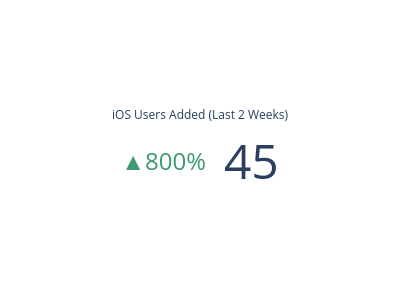

Notebook source saved alongside this figure:
### Code cell
import plotly.graph_objects as go

fig = go.Figure(go.Indicator(
    mode="number+delta",
    value=len(ios_added_in_last_2_weeks),
    delta={'reference': len(ios_added_last_period), 'relative': True, 'position': "left"},
    title={"text": "iOS Users Added (Last 2 Weeks)"},
    number={'font': {'size': 48}},
    domain={'x': [0, 1], 'y': [0, 1]}
))
fig.update_layout(paper_bgcolor="white", width=400, height=300)
fig.show()

### Figure 1 — Plotly figure (JSON) as saved in the notebook; plotly's stock layout.template omitted (floating-point values rounded to 4 significant figures)
{"data": [{"delta": {"position": "left", "reference": 5, "relative": true}, "domain": {"x": [0, 1], "y": [0, 1]}, "mode": "number+delta", "number": {"font": {"size": 48}}, "title": {"text": "iOS Users Added (Last 2 Weeks)"}, "type": "indicator", "value": 45}], "layout": {"height": 300, "paper_bgcolor": "white", "width": 400}}
